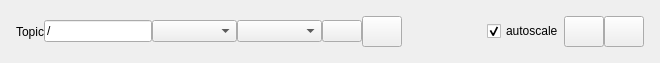
<?xml version="1.0" encoding="UTF-8"?>
<ui version="4.0">
 <class>DataPlotWidget</class>
 <widget class="QWidget" name="DataPlotWidget">
  <property name="geometry">
   <rect>
    <x>0</x>
    <y>0</y>
    <width>660</width>
    <height>63</height>
   </rect>
  </property>
  <property name="acceptDrops">
   <bool>true</bool>
  </property>
  <property name="windowTitle">
   <string>Plot</string>
  </property>
  <layout class="QVBoxLayout" name="verticalLayout">
   <item>
    <layout class="QHBoxLayout" name="dataPlotControls">
     <property name="spacing">
      <number>0</number>
     </property>
     <property name="leftMargin">
      <number>5</number>
     </property>
     <property name="topMargin">
      <number>5</number>
     </property>
     <property name="rightMargin">
      <number>5</number>
     </property>
     <property name="bottomMargin">
      <number>5</number>
     </property>
     <item>
      <widget class="QLabel" name="label">
       <property name="text">
        <string>Topic</string>
       </property>
      </widget>
     </item>
     <item>
      <widget class="QLineEdit" name="topic_edit">
       <property name="text">
        <string>/</string>
       </property>
      </widget>
     </item>
     <item>
      <widget class="QComboBox" name="x_field">
       <property name="sizePolicy">
        <sizepolicy hsizetype="Expanding" vsizetype="Fixed">
         <horstretch>0</horstretch>
         <verstretch>0</verstretch>
        </sizepolicy>
       </property>
      </widget>
     </item>
     <item>
      <widget class="QComboBox" name="y_field">
       <property name="sizePolicy">
        <sizepolicy hsizetype="MinimumExpanding" vsizetype="Fixed">
         <horstretch>0</horstretch>
         <verstretch>0</verstretch>
        </sizepolicy>
       </property>
      </widget>
     </item>
     <item>
      <widget class="QPushButton" name="remove_topic_button">
       <property name="iconSize">
        <size>
         <width>16</width>
         <height>16</height>
        </size>
       </property>
      </widget>
     </item>
     <item>
      <widget class="QPushButton" name="subscribe_topic_button">
       <property name="sizePolicy">
        <sizepolicy hsizetype="Preferred" vsizetype="Preferred">
         <horstretch>0</horstretch>
         <verstretch>0</verstretch>
        </sizepolicy>
       </property>
       <property name="contextMenuPolicy">
        <enum>Qt::DefaultContextMenu</enum>
       </property>
       <property name="toolTip">
        <string>add topic to plot</string>
       </property>
       <property name="iconSize">
        <size>
         <width>16</width>
         <height>16</height>
        </size>
       </property>
      </widget>
     </item>
     <item>
      <spacer name="horizontalSpacer">
       <property name="orientation">
        <enum>Qt::Horizontal</enum>
       </property>
       <property name="sizeHint" stdset="0">
        <size>
         <width>40</width>
         <height>20</height>
        </size>
       </property>
      </spacer>
     </item>
     <item>
      <widget class="QCheckBox" name="autoscale_checkbox">
       <property name="text">
        <string>autoscale</string>
       </property>
       <property name="checked">
        <bool>true</bool>
       </property>
      </widget>
     </item>
     <item>
      <widget class="QPushButton" name="pause_button">
       <property name="sizePolicy">
        <sizepolicy hsizetype="Preferred" vsizetype="Preferred">
         <horstretch>0</horstretch>
         <verstretch>0</verstretch>
        </sizepolicy>
       </property>
       <property name="toolTip">
        <string>pause plot</string>
       </property>
       <property name="iconSize">
        <size>
         <width>16</width>
         <height>16</height>
        </size>
       </property>
       <property name="checkable">
        <bool>true</bool>
       </property>
      </widget>
     </item>
     <item>
      <widget class="QPushButton" name="clear_button">
       <property name="sizePolicy">
        <sizepolicy hsizetype="Preferred" vsizetype="Preferred">
         <horstretch>0</horstretch>
         <verstretch>0</verstretch>
        </sizepolicy>
       </property>
       <property name="toolTip">
        <string>clear plot</string>
       </property>
       <property name="iconSize">
        <size>
         <width>16</width>
         <height>16</height>
        </size>
       </property>
      </widget>
     </item>
    </layout>
   </item>
   <item>
    <layout class="QHBoxLayout" name="data_plot_layout">
     <property name="spacing">
      <number>0</number>
     </property>
    </layout>
   </item>
  </layout>
 </widget>
 <resources/>
 <connections/>
</ui>
